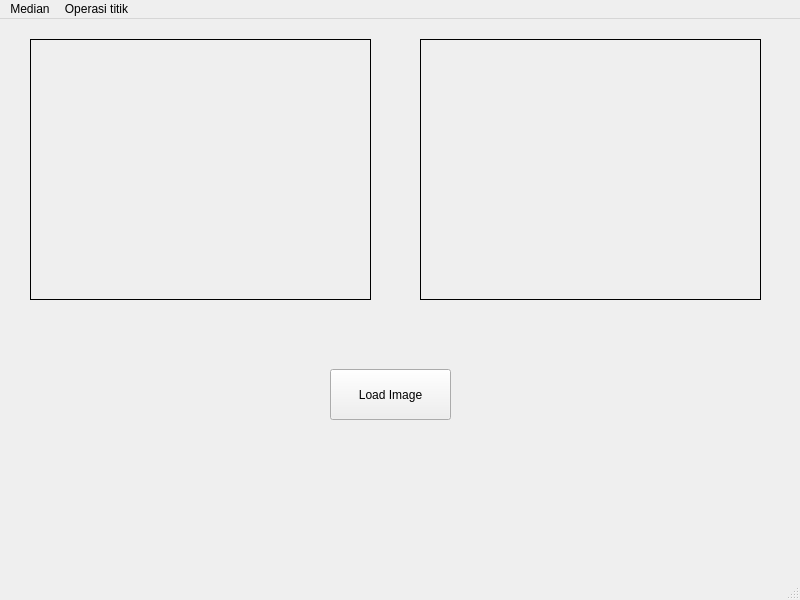
<?xml version="1.0" encoding="UTF-8"?>
<ui version="4.0">
 <class>MainWindow</class>
 <widget class="QMainWindow" name="MainWindow">
  <property name="geometry">
   <rect>
    <x>0</x>
    <y>0</y>
    <width>800</width>
    <height>600</height>
   </rect>
  </property>
  <property name="windowTitle">
   <string>MainWindow</string>
  </property>
  <widget class="QWidget" name="centralwidget">
   <widget class="QLabel" name="imgLabel">
    <property name="geometry">
     <rect>
      <x>30</x>
      <y>20</y>
      <width>341</width>
      <height>261</height>
     </rect>
    </property>
    <property name="frameShape">
     <enum>QFrame::Box</enum>
    </property>
    <property name="text">
     <string/>
    </property>
   </widget>
   <widget class="QPushButton" name="loadButton">
    <property name="geometry">
     <rect>
      <x>330</x>
      <y>350</y>
      <width>121</width>
      <height>51</height>
     </rect>
    </property>
    <property name="text">
     <string>Load Image</string>
    </property>
   </widget>
   <widget class="QLabel" name="hasilLabel">
    <property name="geometry">
     <rect>
      <x>420</x>
      <y>20</y>
      <width>341</width>
      <height>261</height>
     </rect>
    </property>
    <property name="frameShape">
     <enum>QFrame::Box</enum>
    </property>
    <property name="text">
     <string/>
    </property>
   </widget>
   <zorder>loadButton</zorder>
   <zorder>imgLabel</zorder>
   <zorder>hasilLabel</zorder>
  </widget>
  <widget class="QMenuBar" name="menubar">
   <property name="geometry">
    <rect>
     <x>0</x>
     <y>0</y>
     <width>800</width>
     <height>26</height>
    </rect>
   </property>
   <widget class="QMenu" name="menuFiltering">
    <property name="title">
     <string>Median</string>
    </property>
    <addaction name="actionMedian"/>
   </widget>
   <widget class="QMenu" name="menuOperasi_titik">
    <property name="title">
     <string>Operasi titik</string>
    </property>
    <addaction name="actionBrightness"/>
    <addaction name="actionContrast"/>
    <addaction name="actionNegative"/>
    <addaction name="actionThreshold"/>
   </widget>
   <addaction name="menuFiltering"/>
   <addaction name="menuOperasi_titik"/>
  </widget>
  <widget class="QStatusBar" name="statusbar"/>
  <action name="actionOperasi_Pencerahan">
   <property name="text">
    <string>Operasi Pencerahan</string>
   </property>
  </action>
  <action name="actionSimple_Contrast">
   <property name="text">
    <string>Simple_Contrast</string>
   </property>
  </action>
  <action name="actionContrast_Stretching">
   <property name="text">
    <string>Contrast_Stretching</string>
   </property>
  </action>
  <action name="actionNegative_Image">
   <property name="text">
    <string>Negative_Image</string>
   </property>
  </action>
  <action name="actionBiner_Image">
   <property name="text">
    <string>Biner_Image</string>
   </property>
  </action>
  <action name="actionHistogram_Grayscale">
   <property name="text">
    <string>Histogram Grayscale</string>
   </property>
  </action>
  <action name="actionHistogram_RGB">
   <property name="text">
    <string>Histogram RGB</string>
   </property>
  </action>
  <action name="actionHistogram_Equalization">
   <property name="text">
    <string>Histogram Equalization</string>
   </property>
  </action>
  <action name="actionTranslasi">
   <property name="text">
    <string>Translasi</string>
   </property>
  </action>
  <action name="action90_Derajat">
   <property name="text">
    <string>90 Derajat</string>
   </property>
  </action>
  <action name="action_45_Derajat">
   <property name="text">
    <string>-45 Derajat</string>
   </property>
  </action>
  <action name="action45_Derajat">
   <property name="text">
    <string>45 Derajat</string>
   </property>
  </action>
  <action name="action_90_Derajat">
   <property name="text">
    <string>-90 Derajat</string>
   </property>
  </action>
  <action name="action180_Derajat">
   <property name="text">
    <string>180 Derajat</string>
   </property>
  </action>
  <action name="actionZoom_In_2x">
   <property name="text">
    <string>Zoom In 2x</string>
   </property>
  </action>
  <action name="actionZoom_In_3x">
   <property name="text">
    <string>Zoom In 3x</string>
   </property>
  </action>
  <action name="actionZoom_In_4x">
   <property name="text">
    <string>Zoom In 4x</string>
   </property>
  </action>
  <action name="actionZoom_Out_2x">
   <property name="text">
    <string>Zoom Out 2x</string>
   </property>
  </action>
  <action name="actionZoom_Out_3x">
   <property name="text">
    <string>Zoom Ouut 3x</string>
   </property>
  </action>
  <action name="actionZoom_Out_4x">
   <property name="text">
    <string>Zoom Out 4x</string>
   </property>
  </action>
  <action name="actionCrop">
   <property name="text">
    <string>Crop</string>
   </property>
  </action>
  <action name="actionTambah_dan_Kurang">
   <property name="text">
    <string>Tambah dan Kurang</string>
   </property>
  </action>
  <action name="actionOperasi_AND">
   <property name="text">
    <string>Operasi AND</string>
   </property>
  </action>
  <action name="actionOperasi_OR">
   <property name="text">
    <string>Operasi OR</string>
   </property>
  </action>
  <action name="actionOperasi_XOR">
   <property name="text">
    <string>Operasi XOR</string>
   </property>
  </action>
  <action name="actionFilteringA">
   <property name="text">
    <string>FilteringA</string>
   </property>
  </action>
  <action name="actionFilteringB">
   <property name="text">
    <string>FilteringB</string>
   </property>
  </action>
  <action name="actionmean1">
   <property name="text">
    <string>mean1</string>
   </property>
  </action>
  <action name="actionmean2">
   <property name="text">
    <string>mean2</string>
   </property>
  </action>
  <action name="actionGaussian">
   <property name="text">
    <string>Gaussian</string>
   </property>
  </action>
  <action name="actionsharp1">
   <property name="text">
    <string>sharp1</string>
   </property>
  </action>
  <action name="actionsharp2">
   <property name="text">
    <string>sharp2</string>
   </property>
  </action>
  <action name="actionsharp3">
   <property name="text">
    <string>sharp3</string>
   </property>
  </action>
  <action name="actionsharp4">
   <property name="text">
    <string>sharp4</string>
   </property>
  </action>
  <action name="actionsharp5">
   <property name="text">
    <string>sharp5</string>
   </property>
  </action>
  <action name="actionsharp6">
   <property name="text">
    <string>sharp6</string>
   </property>
  </action>
  <action name="actionMedian">
   <property name="text">
    <string>Median</string>
   </property>
  </action>
  <action name="action">
   <property name="text">
    <string>.</string>
   </property>
  </action>
  <action name="actionBrightness">
   <property name="text">
    <string>Brightness</string>
   </property>
  </action>
  <action name="actionContrast">
   <property name="text">
    <string>Contrast</string>
   </property>
  </action>
  <action name="actionNegative">
   <property name="text">
    <string>Negative</string>
   </property>
  </action>
  <action name="actionThreshold">
   <property name="text">
    <string>Threshold</string>
   </property>
  </action>
 </widget>
 <resources/>
 <connections/>
</ui>
